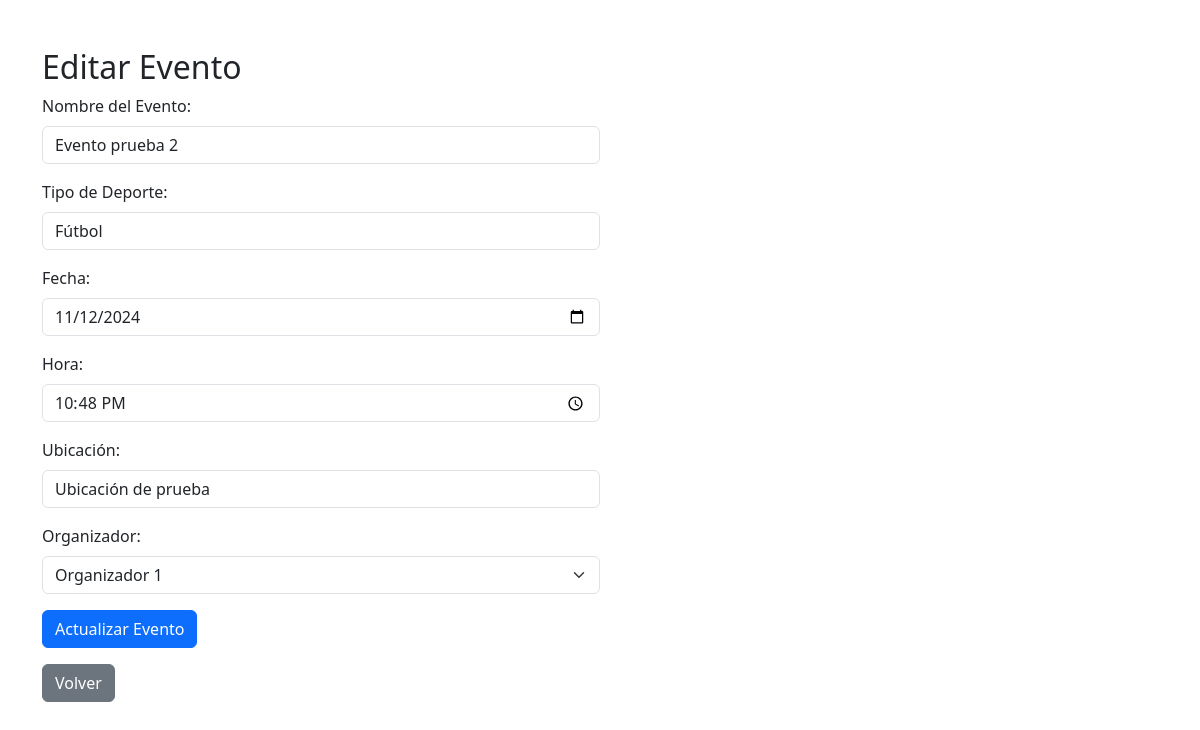
/formularioEvento.php?id=1, run on the app's committed database.
### tables this page shows
CREATE TABLE IF NOT EXISTS `eventos` (
  `id` int NOT NULL AUTO_INCREMENT,
  `nombre_evento` varchar(255) NOT NULL,
  `tipo_deporte` varchar(100) NOT NULL,
  `fecha` date NOT NULL,
  `hora` time NOT NULL,
  `ubicacion` varchar(255) DEFAULT NULL,
  `id_organizador` int DEFAULT NULL,
  PRIMARY KEY (`id`),
  KEY `id_organizador` (`id_organizador`)
);

### procesar.php (called while the page is built, shortened)
<?php
function listarOrganizadores($conn) {
    $sql = "SELECT * FROM organizadores";
    return $conn->query($sql);
}
function obtenerEvento($conn, $id) {
    $sql = "SELECT * FROM eventos WHERE id = $id";
    $resultado = $conn->query($sql);
    if ($resultado && $resultado->num_rows > 0) {
        return $resultado->fetch_assoc();
    } else {
        return null;
    }
}
?>

### formularioEvento.php (the view, shortened to what this page needs)
<?php
include 'procesar.php';
$evento = null;
if (isset($_GET['id'])) {
    $evento = obtenerEvento($conn, $_GET['id']);
}
?>
<!DOCTYPE html>
<html lang="es">
<head>
    <link href="https://cdn.jsdelivr.net/npm/bootstrap@5.3.0-alpha1/dist/css/bootstrap.min.css" rel="stylesheet">
</head>
<body>
<div class="container mt-5">
<h2><?php echo $evento ? 'Editar Evento' : 'Añadir Evento'; ?></h2>
<form action="procesar.php" method="POST">
    <div class="mb-3">
        <label for="nombre_evento" class="form-label">Nombre del Evento:</label>
        <input type="text" class="form-control" id="nombre_evento" name="nombre_evento" value="<?php echo $evento['nombre_evento'] ?? ''; ?>" style="max-width: 50%;">
    </div>
    <div class="mb-3">
        <label for="tipo_deporte" class="form-label">Tipo de Deporte:</label>
        <input type="text" class="form-control" id="tipo_deporte" name="tipo_deporte" value="<?php echo $evento['tipo_deporte'] ?? ''; ?>" style="max-width: 50%;">
    </div>
    <div class="mb-3">
        <label for="fecha" class="form-label">Fecha:</label>
        <input type="date" class="form-control" id="fecha" name="fecha" value="<?php echo $evento['fecha'] ?? ''; ?>" style="max-width: 50%;">
    </div>
    <div class="mb-3">
        <label for="hora" class="form-label">Hora:</label>
        <input type="time" class="form-control" id="hora" name="hora" value="<?php echo $evento['hora'] ?? ''; ?>" style="max-width: 50%;">
    </div>
    <div class="mb-3">
        <label for="ubicacion" class="form-label">Ubicación:</label>
        <input type="text" class="form-control" id="ubicacion" name="ubicacion" value="<?php echo $evento['ubicacion'] ?? ''; ?>" style="max-width: 50%;">
    </div>
    <div class="mb-3">
        <label for="id_organizador" class="form-label">Organizador:</label>
        <select name="id_organizador" class="form-select" id="id_organizador" style="max-width: 50%;">
            <?php
            $organizadores = listarOrganizadores($conn);
            while ($organizador = $organizadores->fetch_assoc()) {
                $selected = ($evento && $evento['id_organizador'] == $organizador['id']) ? 'selected' : '';
                echo "<option value='{$organizador['id']}' $selected>{$organizador['nombre']}</option>";
            }
            ?>
        </select>
    </div>
    <button type="submit" class="btn btn-primary"><?php echo $evento ? 'Actualizar' : 'Guardar'; ?> Evento</button>
</form>
<a href="index.php" class="btn btn-secondary mt-3 mb-5">Volver</a>
</div>
</body>
</html>

### data on the page
eventos: nombre_evento "Evento prueba 2", tipo_deporte "Fútbol", fecha "11/12/2024", hora "22:48:00", ubicacion "Ubicación de prueba"

### other printed values
form field id_organizador "Organizador 1"
